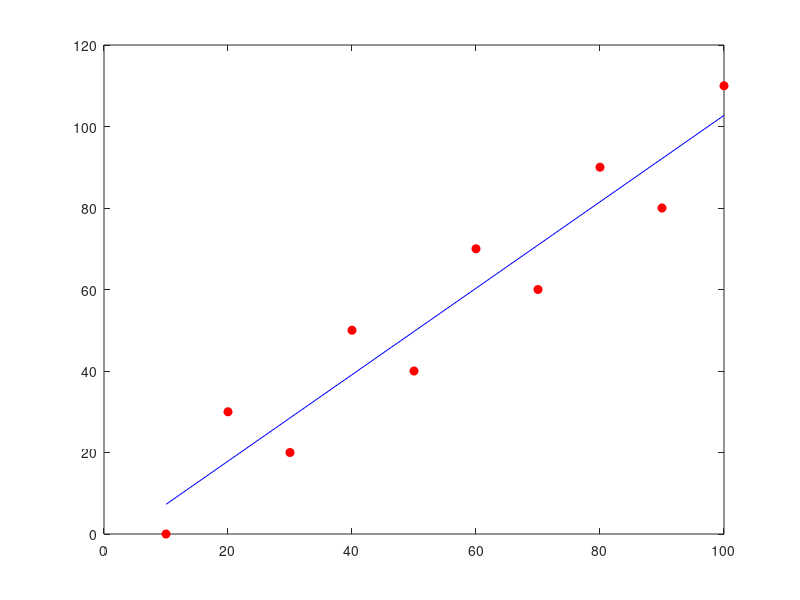

Here is the MATLAB script that generated this plot:
load data
n = length(x);
a1 = (n*(sum(x.*y)) - (sum(x)*sum(y)))/(n*(sum(x.^2)) - (sum(x))^2);
a0 = (sum(y) - a1*sum(x))/length(x);
bestline = a0 + a1.*x;
plot(x,y,'ro','MarkerFaceColor','r')
hold on
plot(x,bestline,'b')
